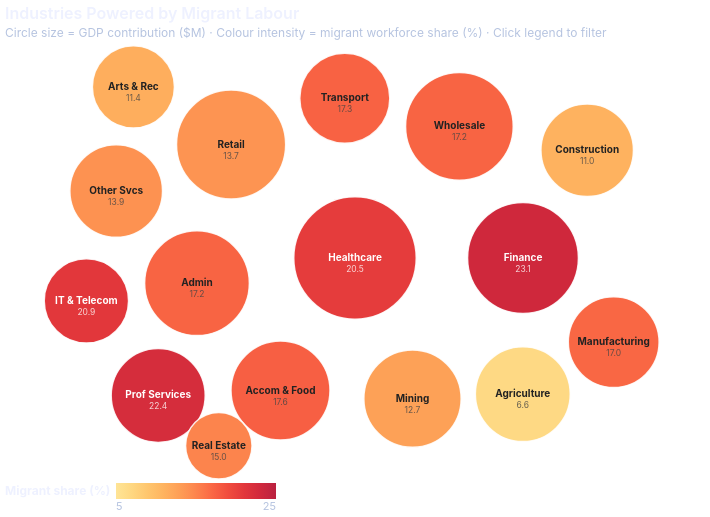

Vega-Lite specification stored for this chart:
### Vega-Lite specification from a JSON file in a GitHub repository (floating-point values rounded to 4 significant figures)
{"$schema": "https://vega.github.io/schema/vega-lite/v5.json", "title": {"text": "Industries Powered by Migrant Labour", "subtitle": "Circle size = GDP contribution ($M) · Colour intensity = migrant workforce share (%) · Click legend to filter", "fontSize": 16, "subtitleFontSize": 12, "anchor": "start"}, "width": 700, "height": 420, "data": {"values": [{"Industry": "Healthcare", "Short": "Healthcare", "Migrant": 20.5, "GDP": 218613, "Sector": "Healthcare", "x": 350.0, "y": 210.0, "r": 90.0}, {"Industry": "Finance & Insurance", "Short": "Finance", "Migrant": 23.1, "GDP": 125966, "Sector": "Finance", "x": 518.0, "y": 210.0, "r": 72.6}, {"Industry": "Retail Trade", "Short": "Retail", "Migrant": 13.7, "GDP": 115270, "Sector": "Trade", "x": 226.1, "y": 323.5, "r": 70.2}, {"Industry": "Wholesale Trade", "Short": "Wholesale", "Migrant": 17.2, "GDP": 106035, "Sector": "Trade", "x": 454.4, "y": 341.6, "r": 68.1}, {"Industry": "Admin & Support", "Short": "Admin", "Migrant": 17.2, "GDP": 90499, "Sector": "Business", "x": 192.0, "y": 184.8, "r": 64.1}, {"Industry": "Accom & Food", "Short": "Accom & Food", "Migrant": 17.6, "GDP": 64388, "Sector": "Hospitality", "x": 275.5, "y": 77.5, "r": 56.6}, {"Industry": "Mining", "Short": "Mining", "Migrant": 12.7, "GDP": 57726, "Sector": "Resources", "x": 407.5, "y": 69.3, "r": 54.4}, {"Industry": "Agriculture", "Short": "Agriculture", "Migrant": 6.6, "GDP": 49807, "Sector": "Resources", "x": 517.8, "y": 73.9, "r": 51.5}, {"Industry": "Professional Svcs", "Short": "Prof Services", "Migrant": 22.4, "GDP": 46753, "Sector": "Business", "x": 153.2, "y": 72.6, "r": 50.4}, {"Industry": "Other Services", "Short": "Other Svcs", "Migrant": 13.9, "GDP": 42875, "Sector": "Business", "x": 111.2, "y": 277.0, "r": 48.8}, {"Industry": "Construction", "Short": "Construction", "Migrant": 11.0, "GDP": 42419, "Sector": "Industry", "x": 582.2, "y": 317.8, "r": 48.6}, {"Industry": "Manufacturing", "Short": "Manufacturing", "Migrant": 17.0, "GDP": 37870, "Sector": "Industry", "x": 608.7, "y": 125.9, "r": 46.6}, {"Industry": "Transport", "Short": "Transport", "Migrant": 17.3, "GDP": 35764, "Sector": "Logistics", "x": 339.8, "y": 369.7, "r": 45.7}, {"Industry": "IT & Telecom", "Short": "IT & Telecom", "Migrant": 20.9, "GDP": 24069, "Sector": "Technology", "x": 81.4, "y": 167.1, "r": 39.3}, {"Industry": "Arts & Recreation", "Short": "Arts & Rec", "Migrant": 11.4, "GDP": 20523, "Sector": "Recreation", "x": 128.4, "y": 381.1, "r": 36.9}, {"Industry": "Real Estate", "Short": "Real Estate", "Migrant": 15.0, "GDP": 10566, "Sector": "Finance", "x": 213.8, "y": 22.2, "r": 22.0}]}, "layer": [{"mark": {"type": "circle", "stroke": "white", "strokeWidth": 1.5}, "params": [{"name": "sector_select", "select": {"type": "point", "fields": ["Sector"]}, "bind": "legend"}], "encoding": {"x": {"field": "x", "type": "quantitative", "axis": null, "scale": {"domain": [0, 700]}}, "y": {"field": "y", "type": "quantitative", "axis": null, "scale": {"domain": [0, 420]}}, "size": {"field": "r", "type": "quantitative", "scale": {"range": [1000, 15000]}, "legend": null}, "color": {"field": "Migrant", "type": "quantitative", "scale": {"scheme": "yelloworangered", "domain": [5, 25]}, "legend": {"title": "Migrant share (%)", "orient": "bottom", "direction": "horizontal", "titleOrient": "left", "gradientLength": 160, "offset": 15}}, "opacity": {"condition": {"param": "sector_select", "value": 0.88}, "value": 0.08}, "tooltip": [{"field": "Industry", "type": "nominal", "title": "Industry"}, {"field": "Sector", "type": "nominal", "title": "Sector"}, {"field": "Migrant", "type": "quantitative", "title": "Migrant share (%)", "format": ".1f"}, {"field": "GDP", "type": "quantitative", "title": "GDP ($M)", "format": ",.0f"}]}}, {"mark": {"type": "text", "fontSize": 10, "fontWeight": "bold", "align": "center", "baseline": "middle"}, "encoding": {"x": {"field": "x", "type": "quantitative", "scale": {"domain": [0, 700]}}, "y": {"field": "y", "type": "quantitative", "scale": {"domain": [0, 420]}}, "text": {"field": "Short", "type": "nominal"}, "opacity": {"condition": {"param": "sector_select", "value": 1}, "value": 0.08}, "color": {"condition": {"test": "datum.Migrant > 18", "value": "white"}, "value": "#222222"}}}, {"mark": {"type": "text", "fontSize": 8.5, "align": "center", "baseline": "middle", "dy": 11}, "encoding": {"x": {"field": "x", "type": "quantitative", "scale": {"domain": [0, 700]}}, "y": {"field": "y", "type": "quantitative", "scale": {"domain": [0, 420]}}, "text": {"field": "Migrant", "type": "quantitative", "format": ".1f"}, "opacity": {"condition": {"param": "sector_select", "value": 0.8}, "value": 0.05}, "color": {"condition": {"test": "datum.Migrant > 18", "value": "white"}, "value": "#444444"}}}], "config": {"font": "Inter, sans-serif", "background": "transparent", "view": {"stroke": null}, "axis": {"labelFont": "Inter, sans-serif", "titleFont": "Inter, sans-serif", "labelColor": "#b6c4e0", "titleColor": "#eef1ff", "tickColor": "rgba(255,255,255,0.15)", "domainColor": "rgba(255,255,255,0.15)", "gridColor": "rgba(255,255,255,0.08)", "grid": true, "labelFontSize": 11, "titleFontSize": 12, "titlePadding": 12}, "title": {"font": "Inter, sans-serif", "fontSize": 16, "fontWeight": 600, "color": "#eef1ff", "subtitleFont": "Inter, sans-serif", "subtitleFontSize": 12, "subtitleColor": "#b6c4e0", "subtitlePadding": 6}, "legend": {"labelFont": "Inter, sans-serif", "titleFont": "Inter, sans-serif", "labelColor": "#b6c4e0", "titleColor": "#eef1ff", "labelFontSize": 11, "titleFontSize": 12, "symbolSize": 100}, "text": {"font": "Inter, sans-serif", "color": "#eef1ff"}}}
